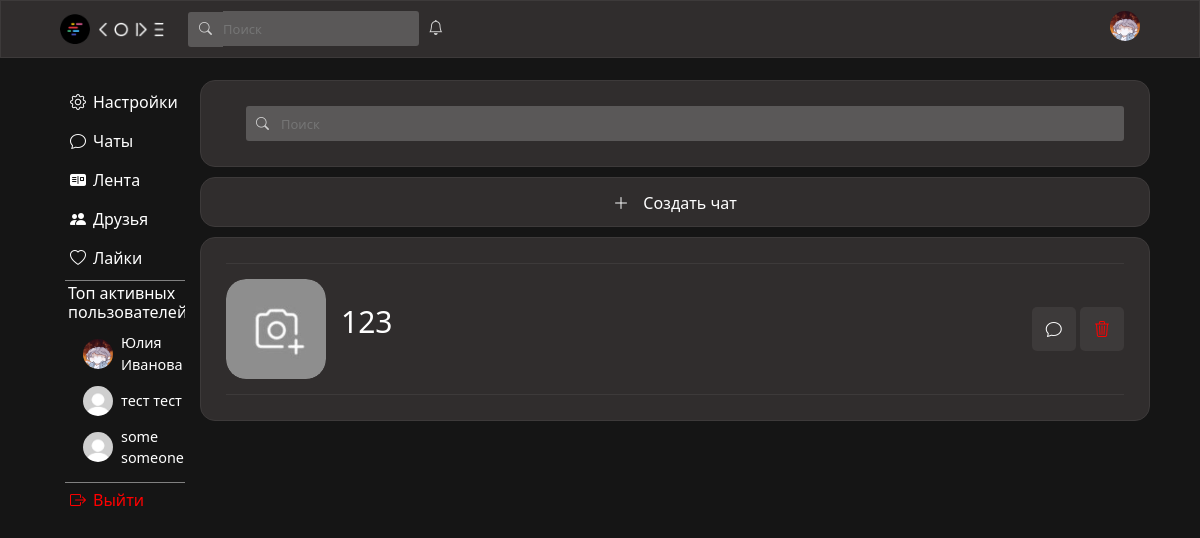
The app's page /chats (signed in), older data.
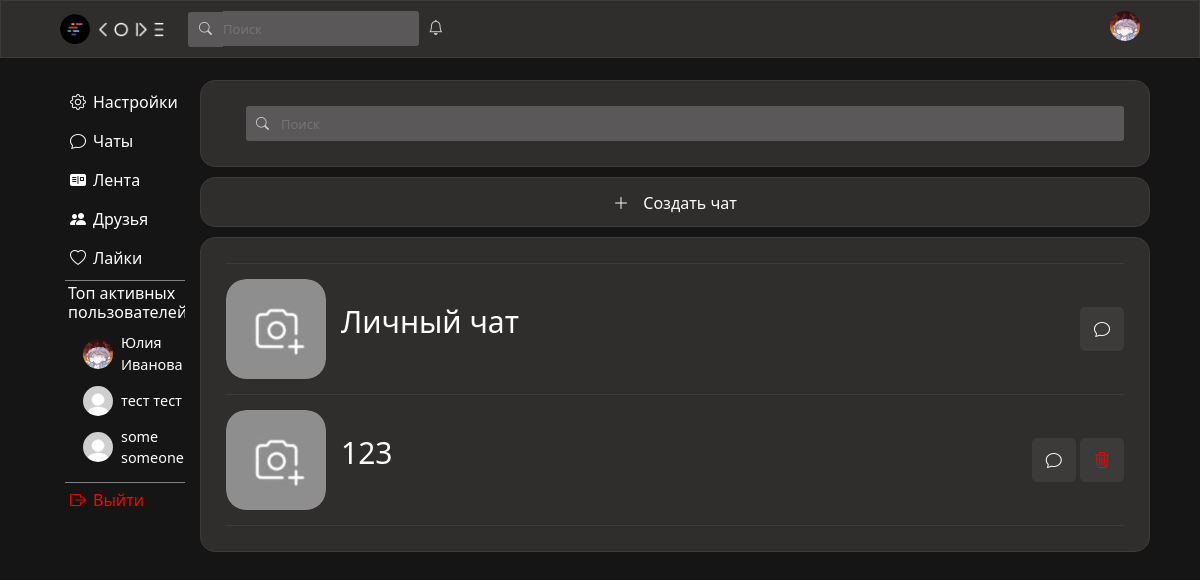
The same page, newer data.
### data/users.py (models this page shows, shortened)
class User(SqlAlchemyBase, UserMixin, SerializerMixin):
    __tablename__ = "users"
    id = sqlalchemy.Column(sqlalchemy.Integer, primary_key=True, autoincrement=True)
    surname = sqlalchemy.Column(sqlalchemy.String)
    name = sqlalchemy.Column(sqlalchemy.String)
    age = sqlalchemy.Column(sqlalchemy.Integer)
    city = sqlalchemy.Column(sqlalchemy.String)
    email = sqlalchemy.Column(sqlalchemy.String, unique=True)
    hashed_password = sqlalchemy.Column(sqlalchemy.String)
    post_ids = sqlalchemy.Column(sqlalchemy.String)
    comment_ids = sqlalchemy.Column(sqlalchemy.String)
    post_like_ids = sqlalchemy.Column(sqlalchemy.String)
    post_like_guide_category_ids = sqlalchemy.Column(sqlalchemy.String)
    post_like_ideas_category_ids = sqlalchemy.Column(sqlalchemy.String)
    post_like_mems_category_ids = sqlalchemy.Column(sqlalchemy.String)
    post_like_common_category_ids = sqlalchemy.Column(sqlalchemy.String)
    friends_ids = sqlalchemy.Column(sqlalchemy.String)
    friends_requests = sqlalchemy.Column(sqlalchemy.String)
    own_requests = sqlalchemy.Column(sqlalchemy.String)
    chats_ids = sqlalchemy.Column(sqlalchemy.String)
    img_profile = sqlalchemy.Column(sqlalchemy.String)
    img_avatar = sqlalchemy.Column(sqlalchemy.String)
    sex = sqlalchemy.Column(sqlalchemy.String)
    private_chat_ids = sqlalchemy.Column(sqlalchemy.String)
    modified_date = sqlalchemy.Column(sqlalchemy.DateTime, default=datetime.datetime.now)
    comments = orm.relationship("Comments", back_populates='user')
    posts = orm.relationship("Posts", back_populates='user')

### data/private_chats.py (models this page shows)
class PrivateChat(SqlAlchemyBase, SerializerMixin):
    __tablename__ = "private_chats"
    id = sqlalchemy.Column(sqlalchemy.Integer, primary_key=True, autoincrement=True)
    members = sqlalchemy.Column(sqlalchemy.String)
    chat_name = sqlalchemy.Column(sqlalchemy.String)
    chat_avatar = sqlalchemy.Column(sqlalchemy.String)
    comments = sqlalchemy.Column(sqlalchemy.String)
    modified_date = sqlalchemy.Column(sqlalchemy.DateTime, default=datetime.datetime.now)
    private_chat_with_friend = sqlalchemy.Column(sqlalchemy.Boolean, default=False)

### server.py (the view)
@app.route("/chats", methods=["GET", "POST"])
def chats():
    if not current_user.is_authenticated:
        return redirect("/")
    form = SerchUserForm()
    if form.validate_on_submit():
        return redirect(f"/id/{form.serch_user_id.data}")
    db_sess = db_session.create_session()
    private_chat_ids = current_user.private_chat_ids
    chats = []
    if private_chat_ids:
        for i in private_chat_ids.split(","):
            chat = db_sess.query(PrivateChat).filter(PrivateChat.id == int(i)).first()
            if chat:
                chats.append(chat)
    friend_requests = current_user.friends_requests
    friends_from_request = []
    if friend_requests:
        for i in friend_requests.split(","):
            friends_from_request.append(db_sess.query(User).filter(User.id == int(i)).first())
    html = f.render_template(r"chats.html",
                             form=form,
                             ClientId=f'/id/{current_user.id}',
                             chats=chats,
                             friends_from_request=friends_from_request,
                             seeFilter=False,
                             top_users=get_activ(db_sess))
    return html

### forms/serch_user.py
class SerchUserForm(FlaskForm):
    serch_user_id = StringField()

### data/db_session.py (called while the page is built)
def create_session() -> Session:
    global __factory
    return __factory()

### server.py (called while the page is built)
def get_activ(db_sess):
    active_users = []
    for user in db_sess.query(User).all():
        likes_count = len(user.post_like_ids.split(",")) if user.post_like_ids else 0
        posts_count = len(user.post_ids.split(",")) if user.post_ids else 0
        activity_score = likes_count + 2 * posts_count
        if activity_score > 0:
            active_users.append({
                'user': user,
                'score': activity_score
            })
    active_users.sort(key=lambda x: x['score'], reverse=True)
    top_users = [item['user'] for item in active_users[:3]]
    return top_users

@login_manager.user_loader
def load_user(user_id):
    db_sess = db_session.create_session()
    return db_sess.query(User).get(user_id)

### templates/chats.html (shortened to what this page needs)
{% extends "base.html" %}
{% block content %}
                <div class="search-friends-div">
                    <form style="width: 100%; display: flex; flex-direction: row;" class="serch-form" method="post" id="friend-form">
                        <i class="bi bi-search serch-img"></i><input class="serch friends-serch" type="text" placeholder="Поиск">
                    </form>
                </div>
                <div id="createChat" class="create-post-div">
                    <a href="/create_chat" class="create-post-button">
                        <i style="margin-right: 10px;" class="bi bi-plus-lg"></i>
                        <span style="line-height: 50px;">Создать чат</span>
                    </a>
                </div>
                <div class="friends-div">
                    {% for i in chats %}
                        {% if i.comments or not i.private_chat_with_friend%}
                        <div class="friend-info">
                            <div class="avatar-and-name-friend">
                                <div style="border-radius: 20%;" class="friend-avatar-box">
                                    <img style="border-radius: 20%;" class="friend-avatar" {% if i.chat_avatar %} src="{{i.chat_avatar}}" {% else %} src="..\static\img\chat.png" {% endif %} alt="">
                                </div>
                                <p style="max-width: 525px;" class="name-friend">{{i.chat_name}}</p>
                            </div>
                            <div class="block-with-buttons-actFriend">
                                <a href="/private_chat/{{i.id}}"><div data-tooltip="Написать" class="button-act-with-friend"><i class="bi bi-chat"></i></div></a>
                                {% if not i.private_chat_with_friend %}
                                <a id="del-link" data-chat_id="{{i.id}}"><div data-tooltip="Удалить чат" class="button-act-with-friend trash-friend-button"><i class="bi bi-trash3"></i></div></a>
                                {% endif %}
                            </div>
                        </div>
                        {% endif %}
                    {% endfor %}
                </div>
{% endblock %}

### templates/base.html (shortened to what this page needs)
<!DOCTYPE html>
<html lang="en">
<head>
    <link rel="stylesheet"
    href="https://cdn.jsdelivr.net/npm/bootstrap@5.0.0-beta1/dist/css/bootstrap.min.css"
>
        <link href="https://cdn.jsdelivr.net/npm/bootstrap@5.3.2/dist/css/bootstrap.min.css" rel="stylesheet">
    <link rel="stylesheet" href="https://cdn.jsdelivr.net/npm/bootstrap-icons@1.8.1/font/bootstrap-icons.css">
    <link rel="stylesheet" type="text/css" href="../static/css/style.css" />
</head>
<body>
    <header style="z-index: 99999999;">
        <div class="wrapper">
            <div style="text-align: left;">
                <img src="../static/img/logo.png" class="logo">
                <img src="../static/img/name.png" class="name">
                <form style="position: relative;" class="serch-form" method="post">
                    <i class="bi bi-search serch-img"></i>{{ form.serch_user_id(id="serch", class="serch", style="padding: 0px;", placeholder="Поиск") }}
                </form>
                <div style="display: inline-block; position: relative;">
                    <i onclick="event.stopPropagation()" class="bi bi-bell bell-style"></i>
                </div>
            </div>
            <div style="text-align: right; min-width: 30px;">
                <div class="avatar-box-heder">
                    {% if current_user.img_avatar %}
                        <a id="avatar-img-heder-linck" href={{ClientId}}><img class="avatar-img-heder" src="{{current_user.img_avatar}}" alt=""></a>
                    {% else %}
                        <a id="avatar-img-heder-linck" href={{ClientId}}><img class="avatar-img-heder" src="../static/img/avatar.jpg"></a>
                    {% endif %}
                </div>
            </div>
        </div>
    </header>
    <main>
        <div class="something">
            <div class="menu">
                <ul>
                    <li class="menu-li"><a href="/settings"><i style="margin-right: 7px;" class="bi bi-gear"></i>Настройки</a></li>
                    <li class="menu-li"><a href="/chats"><i style="margin-right: 7px;" class="bi bi-chat"></i>Чаты</a></li>
                    <li class="menu-li"><a href="/main"><i style="margin-right: 7px;" class="bi bi-postcard-fill"></i>Лента</a></li>
                    <li class="menu-li"><a href="/friends"><i style="margin-right: 7px;" class="bi bi-people-fill"></i>Друзья</a></li>
                    <li class="menu-li"><a href="/likes"><i style="margin-right: 7px;" class="bi bi-heart"></i>Лайки</a></li>
                    <li style="list-style: none; border-top: 1px solid gray; border-bottom: 1px solid gray; width: 120px; overflow: hidden; padding: 3px;">
                        <h6 style="color: white;">Топ активных пользователей:</h6>
                        {% if top_users %}
                            <div class="top-users-list" style="margin-left: 15px;">
                                {% for user in top_users[:3] %}
                                    <div class="top-user-item" style="margin-bottom: 10px;">
                                        <a href="/id/{{ user.id }}" style="display: flex; align-items: center; text-decoration: none; color: inherit;">
                                            <img src="{{ user.img_avatar or '../static/img/avatar.jpg' }}"
                                                 style="width: 30px; height: 30px; border-radius: 50%; margin-right: 8px; object-fit: cover;">
                                            <span style="color: white;">{{ user.name }} {{ user.surname }}</span>
                                        </a>
                                    </div>
                                {% endfor %}
                            </div>
                        {% else %}
                            <p style="color: #999; font-size: 0.9rem; margin-left: 15px;">Пока нет активных пользователей</p>
                        {% endif %}
                    </li>
                    {% if current_user.is_authenticated %}
                        <li style="color: red;" class="menu-li"><a style="color: red;" href="/logout"><i style="margin-right: 7px; color: red;" class="bi bi-box-arrow-right"></i>Выйти</a></li>
                    {% endif %}
                </ul>
            </div>
            <div class="user-info">
                {% block content %}{% endblock %}
            </div>
        </div>
    </main>
</body>
</html>

### static/css/style.css (style rules this page uses)
body { background-color: #151515; }
.wrapper { display: flex; justify-content: space-between; padding: 10px; width: 1100px; }
.logo { height: 30px; width: auto; margin-right: 5px; }
.top-users-list { margin-top: 10px; }
.top-user-item { transition: transform 0.2s; }
.top-user-item span { font-size: 0.9rem; color: #e0e0e0; }
.name { width: auto; height:15px; }
.serch-form { display: inline-block; }
.serch { box-sizing: border-box; border: none; background-color: #5a5858; color: lightgray; outline: 0; border-radius: 0px 3px 3px 0px; height: 35px; font-size: 13px; }
.serch-img { position: relative; display: inline-block; background-color: #5a5858; color: lightgray; border-radius: 3px 0px 0px 3px; height: 35px; width: 35px; text-align: center; line-height: 35px; font-size: 13px; margin-left: 20px; }
.bell-style { color: lightgray; margin-left: 5px; font-size: 15px; }
main { margin-top: 70px; display: flex; flex-direction: column; align-items: center; min-width: 1100px; }
.avatar-img-heder { position: absolute; top:50%; left:50%; transform:translate(-50%,-50%); width:30px; height:30px; object-fit:cover; }
.avatar-box-heder { position: relative; overflow:hidden; width:30px; height:30px; border-radius: 50%; }
.create-post-div { width: 950px; height: 50px; background-color: #302d2d; border: 1px solid #3d3a3a; border-radius: 15px; margin-top: 10px; text-align: center; }
.create-post-button, .create-post-span { color: white; text-decoration: none; }
.user-info { display: flex; flex-direction: column; align-items: center; }
.menu { width: 145px; margin-right: 5px; }
.menu-li { list-style-type: none; }
.menu-li:not(:last-child) { margin-bottom: 5px; }
.menu-li a, .menu-li p { display: block; color: white; border-radius: 5px; text-decoration: none; padding: 5px; }
.menu ul { margin-top: 15px; padding-left: 15px; }
.something { box-sizing: border-box; display: flex; flex-direction: row; justify-content: center; width: 1100px; }
header { top:0; position: fixed; display: flex; justify-content: center; background-color: #302d2d; border: 1px solid #3d3a3a; left: 0; right: 0; }
.search-friends-div { width: 950px; background-color: #302d2d; border: 1px solid #3d3a3a; border-radius: 15px; margin-top: 10px; padding: 25px; }
.friends-serch { width: 100%; }
.friends-div { width: 950px; background-color: #302d2d; border: 1px solid #3d3a3a; border-radius: 15px; margin-top: 10px; padding: 25px; }
.friend-info { display: flex; flex-direction: row; justify-content: space-between; border-top: 1px solid #3d3a3a; padding: 15px 0; width: 100%; align-items: center; }
.friend-info:last-child { border-bottom: 1px solid #3d3a3a; }
.friend-avatar-box { position: relative; overflow:hidden; width:100px; height:100px; border-radius: 50%; }
.friend-avatar { position: absolute; top:50%; left:50%; transform:translate(-50%,-50%); width:100px; height:100px; object-fit:cover; }
.name-friend { display: inline-block; font-size: 30px; max-width: 225px; overflow: hidden; white-space: nowrap; color: white; padding-left: 15px; }
.button-act-with-friend { display: inline-block; color: white; background-color: #3d3a3a; padding: 10px 14px; border-radius: 5px; }
.trash-friend-button { color: red; }
.block-with-buttons-actFriend { width: 200px; text-align: right; }
.avatar-and-name-friend { display: flex; flex-direction: row; align-items: center; }
[data-tooltip] { position: relative; }

Row changes from the older to the newer data that the page shows:
now on this page (row edited): PrivateChat: chat_name "Личный чат"
